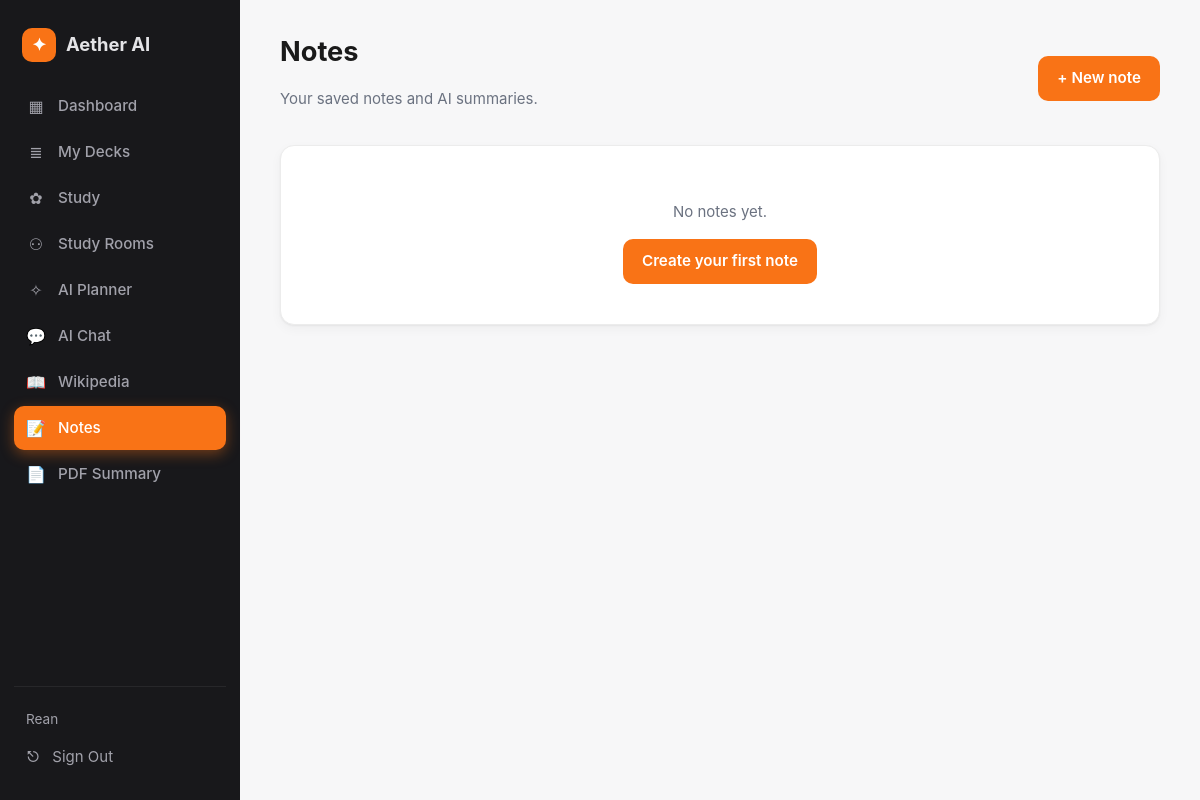
/notes/ (signed in), run on an earlier commit of the app's database.
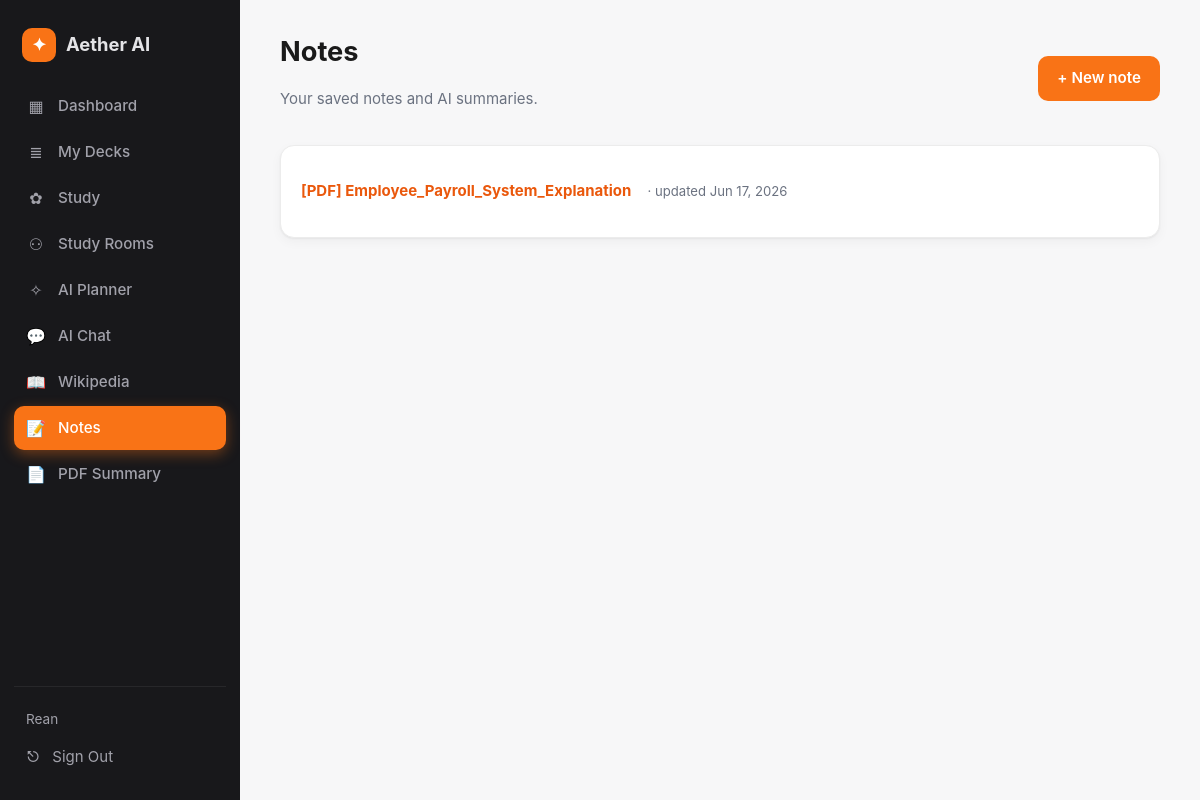
And on a later commit of the database.
### app/models.py (models this page shows)
class Note(db.Model):
    __tablename__ = "notes"
    id = db.Column(db.Integer, primary_key=True)
    user_id = db.Column(db.Integer, db.ForeignKey("users.id"), nullable=False)
    title = db.Column(db.String(200), nullable=False)
    content = db.Column(db.Text, nullable=False, default="")
    summary = db.Column(db.Text, nullable=True)
    created_at = db.Column(db.DateTime, default=datetime.utcnow)
    updated_at = db.Column(db.DateTime, default=datetime.utcnow, onupdate=datetime.utcnow)

### app/routes/notes.py (the view)
@notes_bp.route("/")
@login_required
def index():
    items = (Note.query.filter_by(user_id=current_user.id)
             .order_by(Note.updated_at.desc()).all())
    return render_template("notes/list.html", notes=items)

### app/templates/notes/list.html
{% extends "base.html" %}
{% block content %}
<div class="page-head row-between">
  <div>
    <h1>Notes</h1>
    <p class="muted">Your saved notes and AI summaries.</p>
  </div>
  <a class="btn" href="{{ url_for('notes.new') }}">+ New note</a>
</div>
{% if notes %}
<div class="card">
  <ul class="row-list">
    {% for n in notes %}
      <li>
        <a href="{{ url_for('notes.view', note_id=n.id) }}"><strong>{{ n.title }}</strong></a>
        <span class="muted small">· updated {{ n.updated_at.strftime('%b %d, %Y') }}</span>
      </li>
    {% endfor %}
  </ul>
</div>
{% else %}
  <div class="card empty">
    <p class="muted">No notes yet.</p>
    <a class="btn" href="{{ url_for('notes.new') }}">Create your first note</a>
  </div>
{% endif %}
{% endblock %}

What changed in the data, as far as the page shows it:
added Note: title "[PDF] Employee_Payroll_System_Explanation", updated_at "Jun 17, 2026"
Also different on the page:
text no longer shown: "No notes yet. Create your first note"
